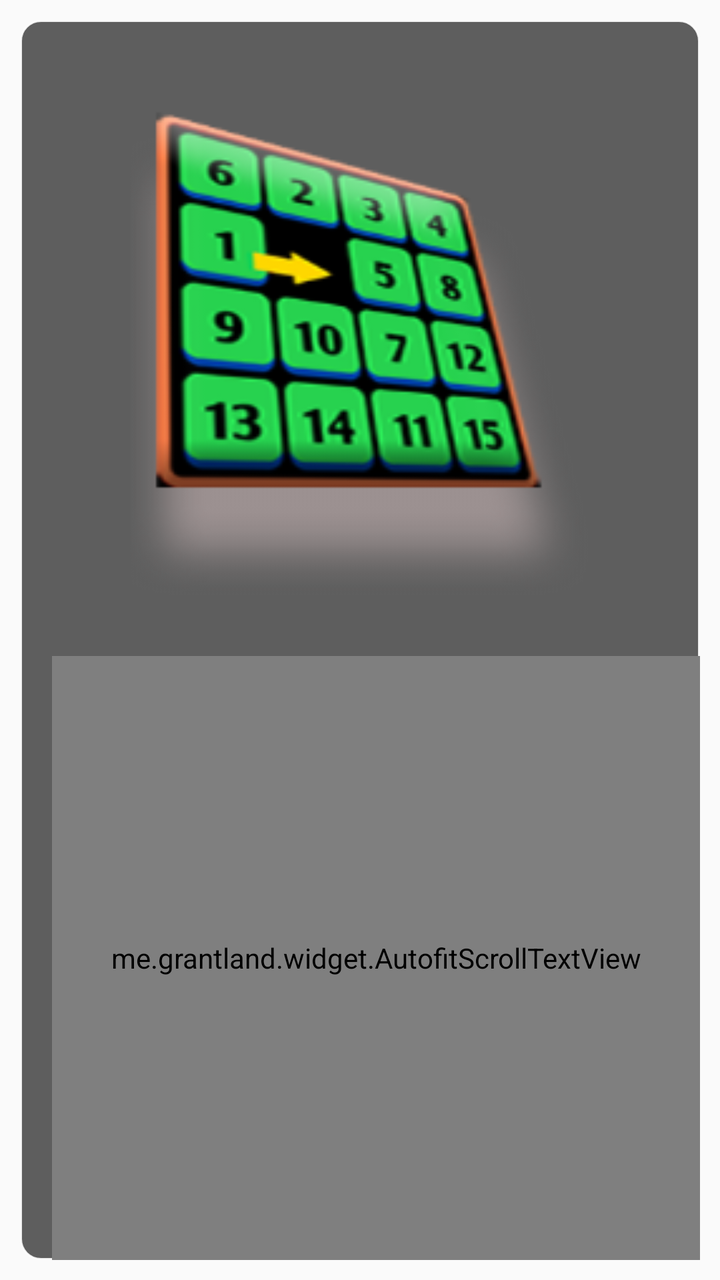
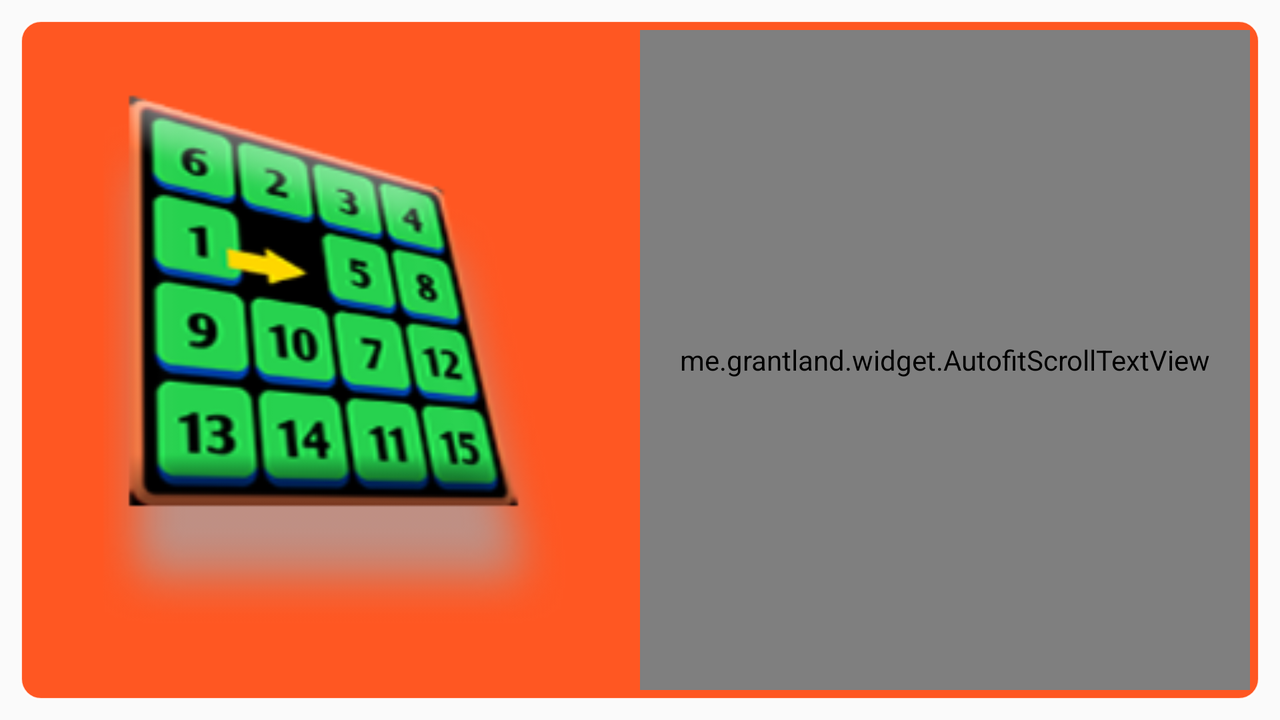

Two renders of one Android screen. The first uses the default layout on a phone; the second uses the alternative layout the repository ships for a different screen configuration, on a matching device. The two XML files are below.
<!-- AndroidManifest.xml: application theme AppTheme -->
<!-- res/layout/help_dialog.xml -->
<?xml version="1.0" encoding="utf-8"?>
<LinearLayout xmlns:android="http://schemas.android.com/apk/res/android"
    android:layout_width="match_parent"
    android:layout_height="match_parent"
    android:layout_margin="10dp"
    android:background="@drawable/round_bg_grey_dark"
    android:orientation="vertical">
    
    <ImageView
        android:id="@+id/imageview"
        android:layout_width="wrap_content"
        android:layout_height="0dp"
        android:layout_weight="1"
        android:layout_gravity="center"
        android:adjustViewBounds="true"
        android:scaleType="fitXY"
        android:layout_marginTop="@dimen/activity_horizontal_margin"
        android:src="@drawable/ic_board" />

    <me.grantland.widget.AutofitScrollTextView
        android:id="@+id/textview"
        android:layout_width="match_parent"
        android:layout_height="0dp"
        android:layout_weight="1"
        android:layout_below="@+id/imageview"
        android:layout_marginLeft="@dimen/activity_horizontal_margin"
        android:padding="@dimen/activity_horizontal_margin"
        android:text="@string/help_text"
        android:textColor="#ffffff"
        android:textSize="30sp" />
</LinearLayout>
<!-- resources referenced by this layout -->
<resources>
  <dimen name="activity_horizontal_margin">16dp</dimen>
  <!-- drawable ic_board: png bitmap (drawable-hdpi, 14803 bytes) -->
  <!-- drawable round_bg_grey_dark (drawable) -->
  <?xml version="1.0" encoding="utf-8"?>
  <shape xmlns:android="http://schemas.android.com/apk/res/android"
      android:padding="10dp"
      android:shape="rectangle" >
  
      
      <solid android:color="#E8505050" />
      <stroke android:color="@color/colorTileBorder"
          android:width="1dp"/>
      <corners
          android:bottomLeftRadius="10dp"
          android:bottomRightRadius="10dp"
          android:topLeftRadius="10dp"
          android:topRightRadius="10dp" />
  
  
  
  
  
  
  
  </shape>
  <string name="help_text">-Click a tile to move it to the empty tile.
          \n- Only tiles next to the empty tile can move.
          \n-You win when tiles form a complete picture on the board.
          \n-You can set the obtained picture as wallpaper afterward.</string>
  <style name="AppTheme" parent="Theme.AppCompat.Light.DarkActionBar">
          
          <item name="colorPrimary">@color/colorPrimary</item>
          <item name="colorPrimaryDark">@color/colorPrimaryDark</item>
          <item name="colorAccent">@color/colorAccent</item>
      </style>
  <color name="colorTileBorder">#E0FFFFFF</color>
  <color name="colorPrimary">#3F51B5</color>
  <color name="colorPrimaryDark">#303F9F</color>
  <color name="colorAccent">#FF4081</color>
</resources>
<!-- res/layout-land/help_dialog.xml (the repository's variant of the layout above) -->
<!-- drawn on the phone turned sideways -->
<?xml version="1.0" encoding="utf-8"?>
<LinearLayout xmlns:android="http://schemas.android.com/apk/res/android"
    android:layout_width="match_parent"
    android:layout_height="match_parent"
    android:layout_margin="10dp"
    android:padding="5dp"
    android:background="@drawable/round_bg_deep_orange"
    android:orientation="horizontal">


    <ImageView
        android:id="@+id/imageview"
        android:layout_width="0dp"
        android:layout_height="match_parent"
        android:layout_weight="1"
        android:adjustViewBounds="true"
        android:scaleType="fitXY"
        android:src="@drawable/ic_board" />

    <me.grantland.widget.AutofitScrollTextView
        android:id="@+id/textview"
        android:layout_width="0dp"
        android:layout_height="match_parent"
        android:layout_weight="1"
        android:drawableRight="@drawable/ic_instructor"
        android:gravity="center_vertical"
        android:text="@string/help_text"
        android:textColor="#ffffff"
        android:textSize="25sp" />


    
    
</LinearLayout>
<!-- resources referenced by the variant -->
<!-- as the phone turned sideways resolves them -->
<resources>
  <!-- drawable ic_board: png bitmap (drawable-hdpi, 14803 bytes) -->
  <!-- drawable ic_instructor: png bitmap (drawable-hdpi, 14095 bytes) -->
  <!-- drawable round_bg_deep_orange (drawable) -->
  <?xml version="1.0" encoding="utf-8"?>
  <shape xmlns:android="http://schemas.android.com/apk/res/android"
      android:padding="10dp"
      android:shape="rectangle" >
  
      
      <solid android:color="#FF5722" />
      <stroke android:color="@color/colorTileBorder"
          android:width="1dp"/>
  
      <corners
          android:bottomLeftRadius="10dp"
          android:bottomRightRadius="10dp"
          android:topLeftRadius="10dp"
          android:topRightRadius="10dp" />
  
  
  
  
  
  
  
  </shape>
  <string name="help_text">-Click a tile to move it to the empty tile.
          \n- Only tiles next to the empty tile can move.
          \n-You win when tiles form a complete picture on the board.
          \n-You can set the obtained picture as wallpaper afterward.</string>
  <style name="AppTheme" parent="Theme.AppCompat.Light.DarkActionBar">
          
          <item name="colorPrimary">@color/colorPrimary</item>
          <item name="colorPrimaryDark">@color/colorPrimaryDark</item>
          <item name="colorAccent">@color/colorAccent</item>
      </style>
  <color name="colorTileBorder">#E0FFFFFF</color>
  <color name="colorPrimary">#3F51B5</color>
  <color name="colorPrimaryDark">#303F9F</color>
  <color name="colorAccent">#FF4081</color>
</resources>
